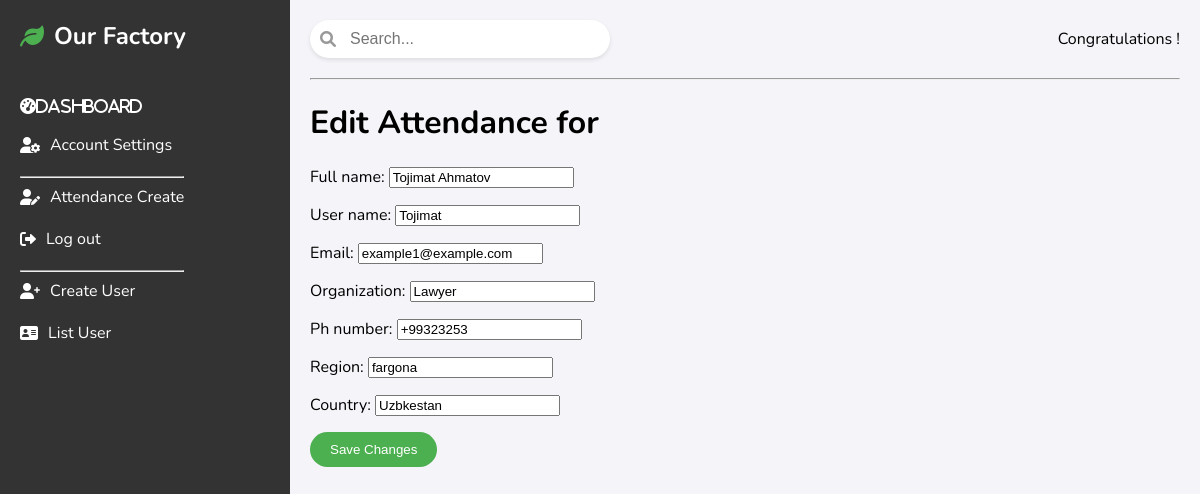
/list-edit/2/, run on the app's committed database.
### MainApp/models.py (models this page shows, shortened)
class Staff(models.Model):
    full_name = models.CharField(max_length=255)
    user_name = models.CharField(max_length=255, unique=True)
    login_password = models.CharField(max_length=128, null=True, blank=True)
    email = models.EmailField(unique=True)
    organization = models.CharField(max_length=255)
    ph_number = models.CharField(max_length=15)
    address = models.CharField(max_length=255)
    region = models.CharField(max_length=255)
    country = models.CharField(max_length=255)
    profile_pic = models.ImageField(upload_to='media/users')
    super_staff = models.BooleanField(default=False)
    class Meta:
        verbose_name_plural = 'Staffs'
        verbose_name = 'Staff'

### Dashboard/views.py (the view)
# urls.py: path('list-edit/<int:staff_id>/', views.edit_staff, name='list_edit'),
def edit_staff(request, staff_id):
    staff = get_object_or_404(models.Staff, id=staff_id)
    if request.method == 'POST':
        form = forms.StaffForm(request.POST, instance=staff)
        if form.is_valid():
            form.save()
            return redirect('list')
    else:
        form = forms.StaffForm(instance=staff)
    return render(request, 'dash/edit_attendance.html', {'form': form})

### MainApp/forms.py
class StaffForm(forms.ModelForm):
    class Meta:
        model = Staff
        fields = ['full_name', 'user_name', 'email', 'organization', 'ph_number', 'region', 'country']

### templates/dash/edit_attendance.html (shortened to what this page needs)
<!DOCTYPE html>
<html lang="en">
{% load static %}
<head>
    <link rel="stylesheet" href="{% static 'style1.css' %}">
    <link rel="stylesheet" href="https://cdnjs.cloudflare.com/ajax/libs/font-awesome/6.0.0/css/all.min.css">
</head>
<body>
    <div class="container">
        <aside class="sidebar">
            <div class="logo">
                <i class="fas fa-leaf"></i>
                <span class="logo-text">Our Factory</span>
            </div>
            <nav class="nav">
                <ul>
                    <li><a href="{% url 'dash' %}"<i class="fas fa-tachometer-alt"></i> Dashboard</a></li>
                    <li><a href="{% url 'accounts' %}"><i class="fas fa-user-cog"></i> Account Settings</a></li>
                    <hr>
                    <li><a href="{% url 'attendance_create' %}"><i class="fas fa-user-edit"></i> Attendance Create</a></li>
                    <li><a href="{% url 'logout' %}"><i class="fas fa-sign-out-alt"></i> Log out</a></li>
                    <hr>
                    <li><a href="{% url 'register_staff' %}"><i class="fas fa-user-plus"></i> Create User</a></li>
                    <li><a href="{% url 'list' %}"><i class="fas fa-address-card"></i> List User</a></li>
                </ul>
            </nav>
        </aside>
        <main class="main-content">
            <header class="header">
                <div class="search-bar">
                    <input type="text" placeholder="Search...">
                    <i class="fas fa-search search-icon"></i>
                </div>
                <div class="user-info">
                    <span>Congratulations {{ user.user_name }}!</span>
                </div>
            </header>
            <hr>
            <h1>Edit Attendance for {{ attendance.staff.full_name }}</h1>
                <form action="{% url 'attendance_create' %}" method="POST">
                    {{ form.as_p }}
                    <button type="submit" class="btn btn-primary">Save Changes</button>
                </form>
        </main>
    </div>
</body>
</html>

### static/style1.css (style rules this page uses)
body { font-family: 'Nunito', sans-serif; margin: 0; padding: 0; display: flex; background-color: #f4f4f9; }
.container { display: flex; height: 100vh; width: 100%; }
.sidebar { background-color: #333; color: #fff; padding: 20px; width: 250px; height: 1020px; display: flex; flex-direction: column; align-items: flex-start; overflow: auto; }
.logo { font-size: 24px; font-weight: 700; margin-bottom: 30px; display: flex; align-items: center; }
.logo i { margin-right: 10px; color: #4caf50; }
.nav ul { list-style-type: none; padding: 0; }
.nav li { margin-bottom: 20px; }
.nav a { color: #fff; text-decoration: none; display: flex; align-items: center; transition: color 0.3s; }
.nav i { margin-right: 10px; }
.main-content { flex: 1; padding: 20px; }
.header { display: flex; justify-content: space-between; align-items: center; margin-bottom: 20px; }
.search-bar { position: relative; }
.search-bar input { padding: 10px 10px 10px 40px; border: none; border-radius: 20px; box-shadow: 0 2px 4px rgba(0, 0, 0, 0.1); width: 250px; font-size: 16px; }
.search-icon { position: absolute; left: 10px; top: 50%; transform: translateY(-50%); color: #999; }
.user-info { display: flex; align-items: center; }
.btn-primary { background-color: #4caf50; color: #fff; padding: 10px 20px; border: none; border-radius: 20px; cursor: pointer; transition: background-color 0.3s; }

### data on the page
Staff: full_name "Tojimat Ahmatov", user_name "Tojimat", email "example1@example.com", organization "Lawyer", ph_number "+99323253", region "fargona", country "Uzbkestan"
